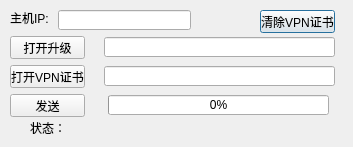
<?xml version="1.0" encoding="UTF-8"?>
<ui version="4.0">
 <class>UPdataOrVPN</class>
 <widget class="QDialog" name="UPdataOrVPN">
  <property name="geometry">
   <rect>
    <x>0</x>
    <y>0</y>
    <width>353</width>
    <height>147</height>
   </rect>
  </property>
  <property name="windowTitle">
   <string>更换证书和升级工具V0.0</string>
  </property>
  <widget class="QLabel" name="clientStatusLabel">
   <property name="geometry">
    <rect>
     <x>30</x>
     <y>120</y>
     <width>291</width>
     <height>16</height>
    </rect>
   </property>
   <property name="text">
    <string>状态：</string>
   </property>
  </widget>
  <widget class="QPushButton" name="ClearVpn">
   <property name="geometry">
    <rect>
     <x>260</x>
     <y>10</y>
     <width>75</width>
     <height>23</height>
    </rect>
   </property>
   <property name="text">
    <string>清除VPN证书</string>
   </property>
  </widget>
  <widget class="QPushButton" name="sendButton">
   <property name="geometry">
    <rect>
     <x>10</x>
     <y>94</y>
     <width>75</width>
     <height>23</height>
    </rect>
   </property>
   <property name="text">
    <string>发送</string>
   </property>
  </widget>
  <widget class="QPushButton" name="OpenVpnFile">
   <property name="geometry">
    <rect>
     <x>10</x>
     <y>65</y>
     <width>75</width>
     <height>23</height>
    </rect>
   </property>
   <property name="text">
    <string>打开VPN证书</string>
   </property>
  </widget>
  <widget class="QLineEdit" name="lineEdit">
   <property name="geometry">
    <rect>
     <x>104</x>
     <y>37</y>
     <width>231</width>
     <height>20</height>
    </rect>
   </property>
  </widget>
  <widget class="QLineEdit" name="HostLineEdit">
   <property name="geometry">
    <rect>
     <x>58</x>
     <y>10</y>
     <width>133</width>
     <height>20</height>
    </rect>
   </property>
   <property name="text">
    <string/>
   </property>
  </widget>
  <widget class="QProgressBar" name="clientProgressBar">
   <property name="geometry">
    <rect>
     <x>108</x>
     <y>95</y>
     <width>221</width>
     <height>20</height>
    </rect>
   </property>
   <property name="value">
    <number>0</number>
   </property>
  </widget>
  <widget class="QLineEdit" name="lineEditVpn">
   <property name="geometry">
    <rect>
     <x>104</x>
     <y>66</y>
     <width>231</width>
     <height>20</height>
    </rect>
   </property>
  </widget>
  <widget class="QLabel" name="label">
   <property name="geometry">
    <rect>
     <x>10</x>
     <y>10</y>
     <width>42</width>
     <height>16</height>
    </rect>
   </property>
   <property name="text">
    <string>主机IP:</string>
   </property>
  </widget>
  <widget class="QPushButton" name="openButton">
   <property name="geometry">
    <rect>
     <x>10</x>
     <y>36</y>
     <width>75</width>
     <height>23</height>
    </rect>
   </property>
   <property name="text">
    <string>打开升级</string>
   </property>
  </widget>
 </widget>
 <resources/>
 <connections/>
</ui>
